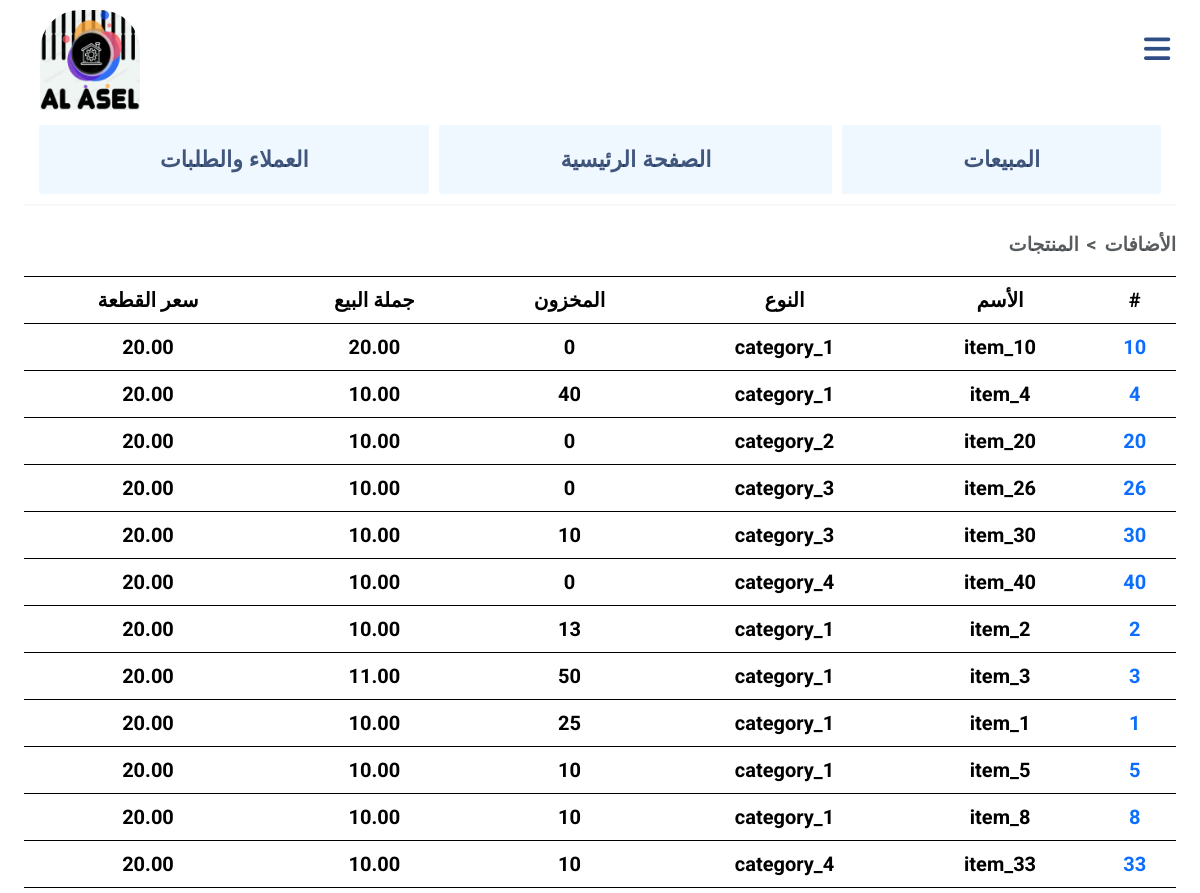
Before: /items_view (signed in, upper part) with the older database file.
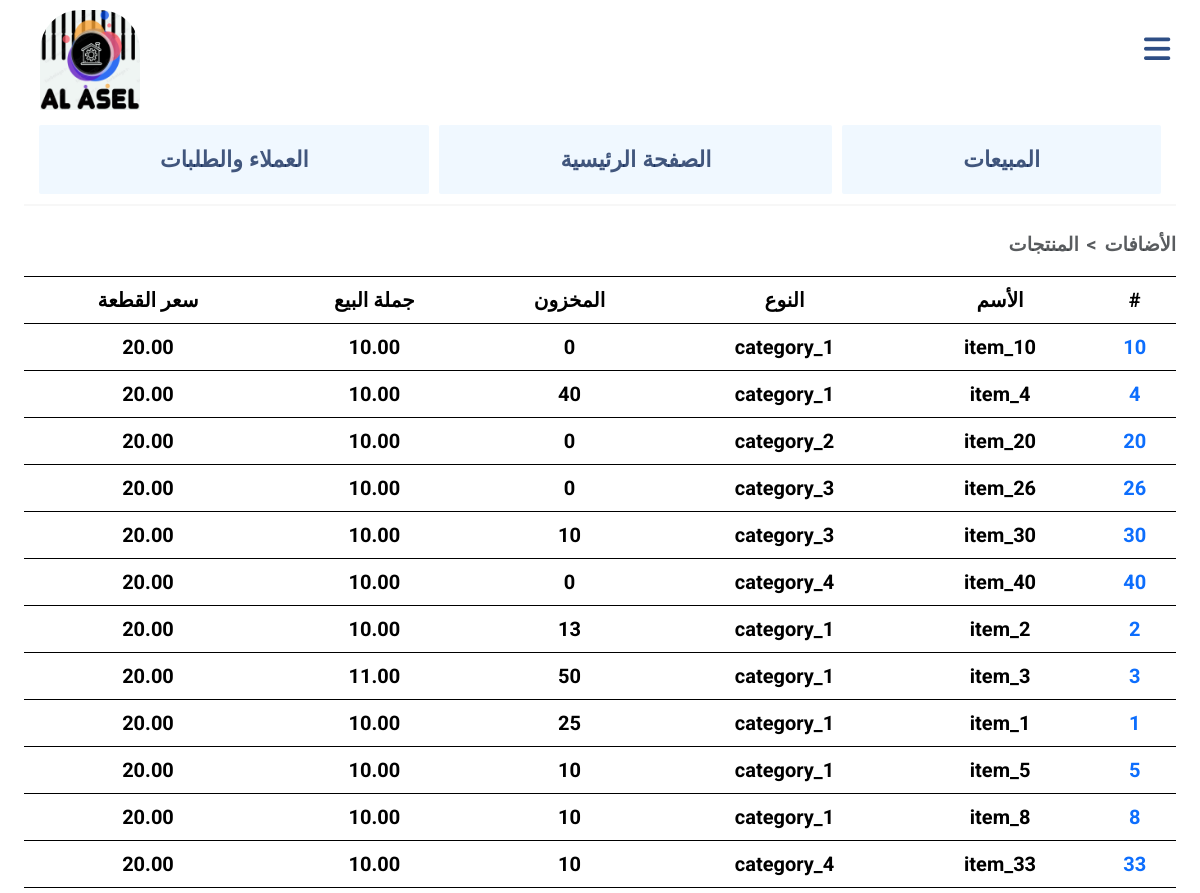
After: the same page with the newer database file.
### main/models.py (models this page shows, shortened)
class Item(models.Model):
    category = models.ForeignKey(Category, on_delete=models.CASCADE, related_name="items", null=True)
    name = models.CharField(max_length=64, unique=True)
    real_price = models.DecimalField(max_digits=10, decimal_places=2, validators=[MinValueValidator(0.00)])
    gomla_price = models.DecimalField(max_digits=6, decimal_places=2, validators=[MinValueValidator(0.00)])
    market_price = models.DecimalField(max_digits=6, decimal_places=2, validators=[MinValueValidator(0.00)])
    stock_quantity = models.PositiveIntegerField(default = 0)
    used_quantity = models.PositiveIntegerField(default = 0)
    quantity = models.PositiveIntegerField(default = 0)

class Category(models.Model):
    name = models.CharField(max_length=64, unique=True)
    def __str__(self):
        return f"{self.name}"

### main/views.py (the view)
# urls.py: path("items_view", views.items_view, name="items_view"),
@login_required(login_url="/login/")
def items_view(request):
    items = Item.objects.all().order_by("-used_quantity")
    return render(request, "main/items_view.html", {
        "items": items,
    })

### main/templates/main/items_view.html
{% extends "main/layout.html" %}
{% load static %}
{% block body %}
<nav style="--bs-breadcrumb-divider: '<';" aria-label="breadcrumb">
    <ol class="breadcrumb">
      <li class="breadcrumb-item active" aria-current="page">المنتجات </li>
      <li class="breadcrumb-item active" aria-current="page">الأضافات</li>
    </ol>
</nav>
    <div class="table-responsive">
        <table class="table table-hover">
        <thead>
            <tr>
                <th>سعر القطعة </th>
                <th>جملة البيع </th>
                <th>المخزون</th>
                <th>النوع</th>
                <th>الأسم</th>
                <th>#</th>
            </tr>
        </thead>
        <tbody>
            {% for item in items %}
           <tr>
                <td>{{ item.market_price }}</td>
                <td>{{ item.gomla_price }}</td>
                <td>{{ item.quantity }}</td>
                <td>{{ item.category }}</td>
                <td>{{ item.name }}</td>
                <td> <a href="{% url 'main:update_item' item.id %}">{{ item.id }} </a></td>
            </tr>
            {% endfor %}
        </tbody>
        </table>
    </div>
{% endblock %}

Changed rows visible on the page:
changed Item "item_10": gomla_price "20.00" → "10.00"
